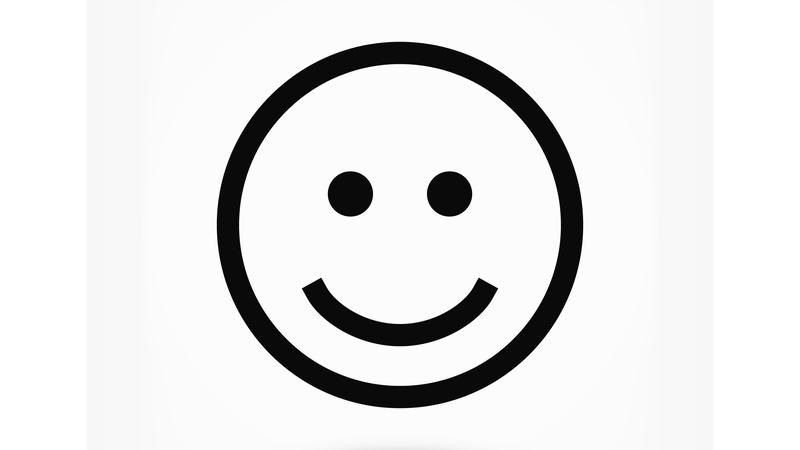
#> input picture test_data/smiley.jpg, 800 x 450 px
$ python ImageTracer.py
#> lines starting #> are read from the running program, lines starting #| are printed output that depends on the picture; after the words box and inside, x2 and y2 are one past the last pixel; in counts of white or black regions, pixels touching at a corner belong together
#> the answer given: ../test_data/smiley.jpg
### artificialpicasso/StrokeExtractor.py
import cv2


# [11 lines left out: function blur, not called in this run]


def getStrokes(image, blur=True):
    """Generates the strokes of the image that need to be drawn.

    Uses canny edge detection and other contour-finding algorithms
    in Open CV to generate the strokes of the image.

    Args:
        image (np.ndarray): A 3-d list of pixels that represent an image

    Returns:
        _type_: Returns a list of all the strokes of the image
    """
#> called with blur = 5
    # gray = blur(image, edgeSensitivity)
    gray = cv2.cvtColor(cv2.GaussianBlur(image, (3, 3), 0), cv2.COLOR_BGR2GRAY)
#> image is the input picture: shape (450, 800, 3); min 0, max 255, mean 230.2
    if blur:
        gray = cv2.GaussianBlur(gray, (3, 3), 0)
    edges = cv2.Canny(gray, 1, 50)
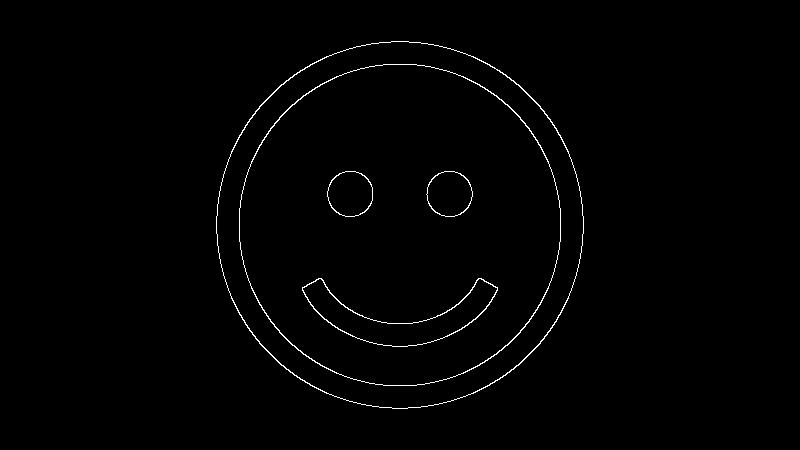
#> edges: shape (450, 800); 0.96% white in thin lines or dots, all inside (x1, y1, x2, y2) = (216, 41, 584, 409)
    kernel = cv2.getStructuringElement(cv2.MORPH_ELLIPSE, (3, 3))
    edges = cv2.morphologyEx(edges, cv2.MORPH_CLOSE, kernel)
    contours = cv2.findContours(edges, cv2.RETR_TREE, cv2.CHAIN_APPROX_NONE)
#> contours = 10 contours; largest, box (x1, y1, x2, y2) and area: (216, 41, 584, 409) 105563, (216, 41, 584, 409) 105250, (239, 64, 561, 386) 81430, (239, 64, 561, 386) 81152, (302, 278, 498, 347) 4913
    contours = contours[0] if len(contours) == 2 else contours[1]
    return contours

### artificialpicasso/imgutils.py
import numpy as np
import cv2
from PIL import Image, ImageTk


def filled_image(dimensions: tuple[int, int, int], color: int) -> np.ndarray:
    return np.full(dimensions, color, np.uint8)


def white_image(dimensions: tuple[int, int, int]) -> np.ndarray:
    return filled_image(dimensions, 255)


def cv2_image_to_image_tk(img):
    return ImageTk.PhotoImage(Image.fromarray(cv2.cvtColor(img, cv2.COLOR_BGR2RGBA)))

### artificialpicasso/ImageTracer.py
import cv2
import StrokeExtractor
import imgutils


def run(image, strokeminlength=50, speed=99, edgeSensitivity=5):
    strokes = StrokeExtractor.getStrokes(image, edgeSensitivity)
#> strokes has the same summary as contours in getStrokes

    height, width, channels = image.shape
#> height = 450; width = 800; channels = 3
    font = cv2.FONT_HERSHEY_SIMPLEX
    text_width, text_height = cv2.getTextSize(
        'Animation finished', font, 1, 2)[0]

    speed = 101 - speed
    animate = True

    stop = False

    trace_img = imgutils.white_image(image.shape)

    for stroke in strokes:
        perimeter = cv2.arcLength(stroke, True)

        if perimeter >= strokeminlength:
            points = stroke.ravel()

            if stop:
                break

            for index, point in enumerate(points):
                if index % 2 == 0:
                    x = points[index]
                    y = points[index + 1]
                    cv2.circle(image, (x, y), 2, (255, 0, 0), 1)
                    cv2.circle(trace_img, (x, y), 2, (255, 0, 0), 1)
                    cv2.imshow('image', image)

                    if animate and cv2.waitKey(speed) == ord('q'):
                        cv2.destroyAllWindows()
                        stop = True
                        break
#> this loop made 2 passes
#> perimeter on passes 1 to 2: 1214.9, 1212.6

    if not stop:
        cv2.putText(image, 'Animation finished', (int((width - text_width) / 2), int((height + text_height) / 2)), font, 1,
                    (0, 0, 255), 2)
        cv2.imshow('image', image)
    if cv2.waitKey(0) == ord('q'):
#> (key q is pressed here)
        cv2.destroyAllWindows()
    return trace_img


if __name__ == "__main__":
    run(cv2.imread(input('Enter path of image to trace: ')))

$ run again, on test_data/plane.png
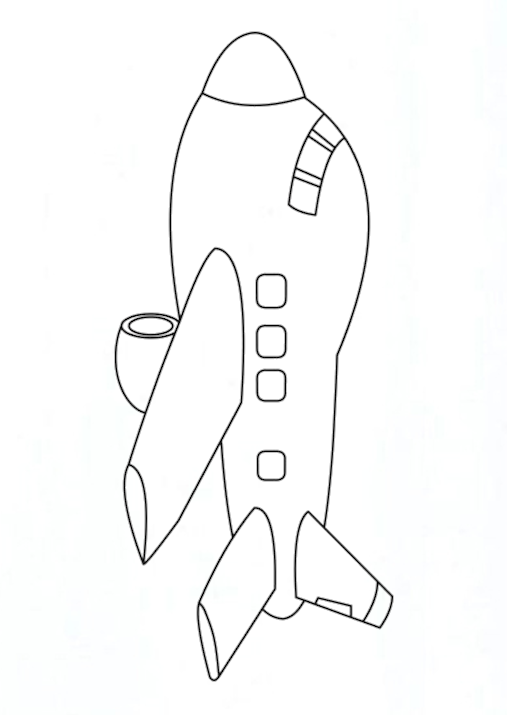
#> input picture test_data/plane.png, 507 x 715 px
#> in getStrokes, image is the input picture: shape (715, 507, 3); mean B, G, R 249.6, 249.6, 249.2
#> in getStrokes, `edges = cv2.Canny(gray, 1, 50)`:
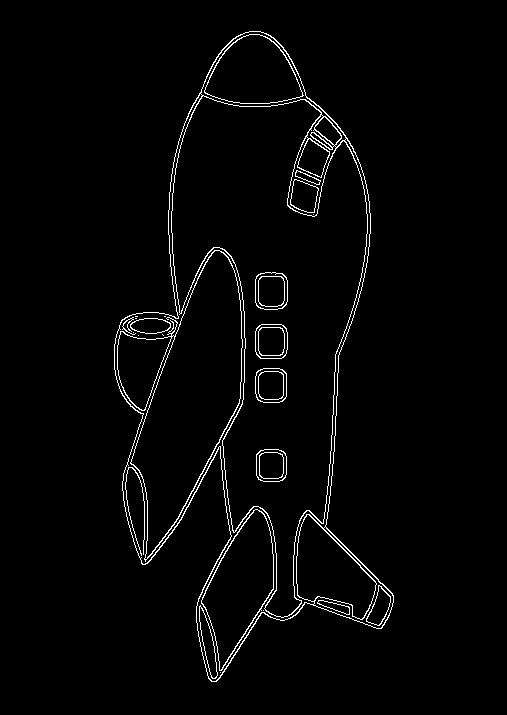
#> edges: shape (715, 507); 2.3% white in thin lines or dots, all inside (x1, y1, x2, y2) = (114, 31, 394, 682)
#> in getStrokes, `edges = cv2.morphologyEx(edges, cv2.MORPH_CLOSE, kernel)`:
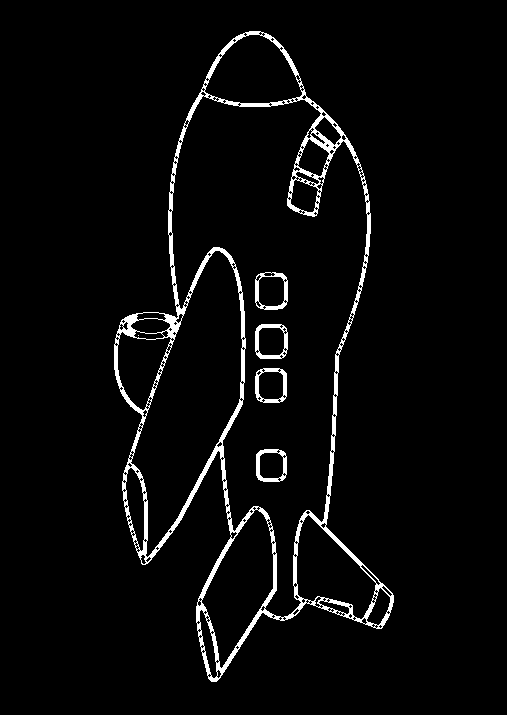
#> edges: shape (715, 507); 3.8% white; 6 white regions (1 under 20 px)
#> contours = 303 contours, 261 with area under 20; largest, box (x1, y1, x2, y2) and area: (114, 31, 394, 682) 104738, (171, 95, 368, 618) 53560, (130, 250, 243, 558) 17300, (201, 509, 274, 669) 6152, (204, 34, 303, 104) 4696
#> strokes has the same summary as contours in getStrokes
#> the loop in run, `for stroke in strokes:` made 28 passes
#> perimeter on passes 1 to 8: 2019.9, 11.31, 22.97, 11.31, 11.31, 11.31, 11.31, 11.31
